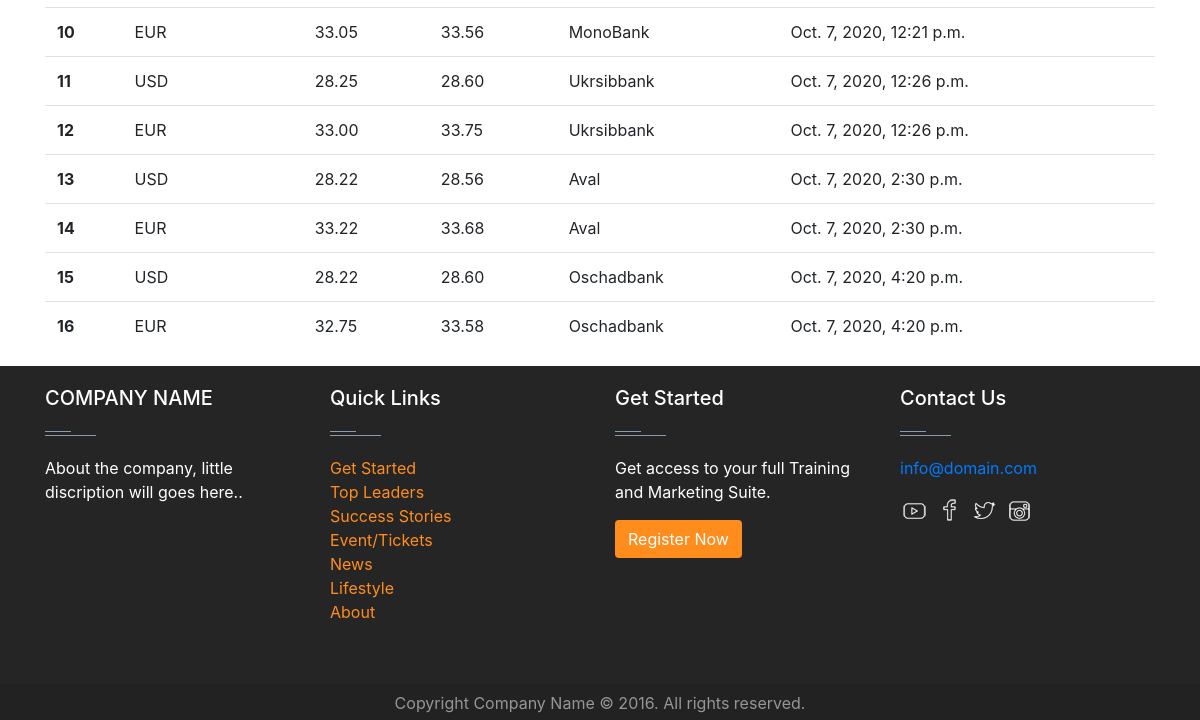
Before: /rate/list/ (lower part) with the older database file.
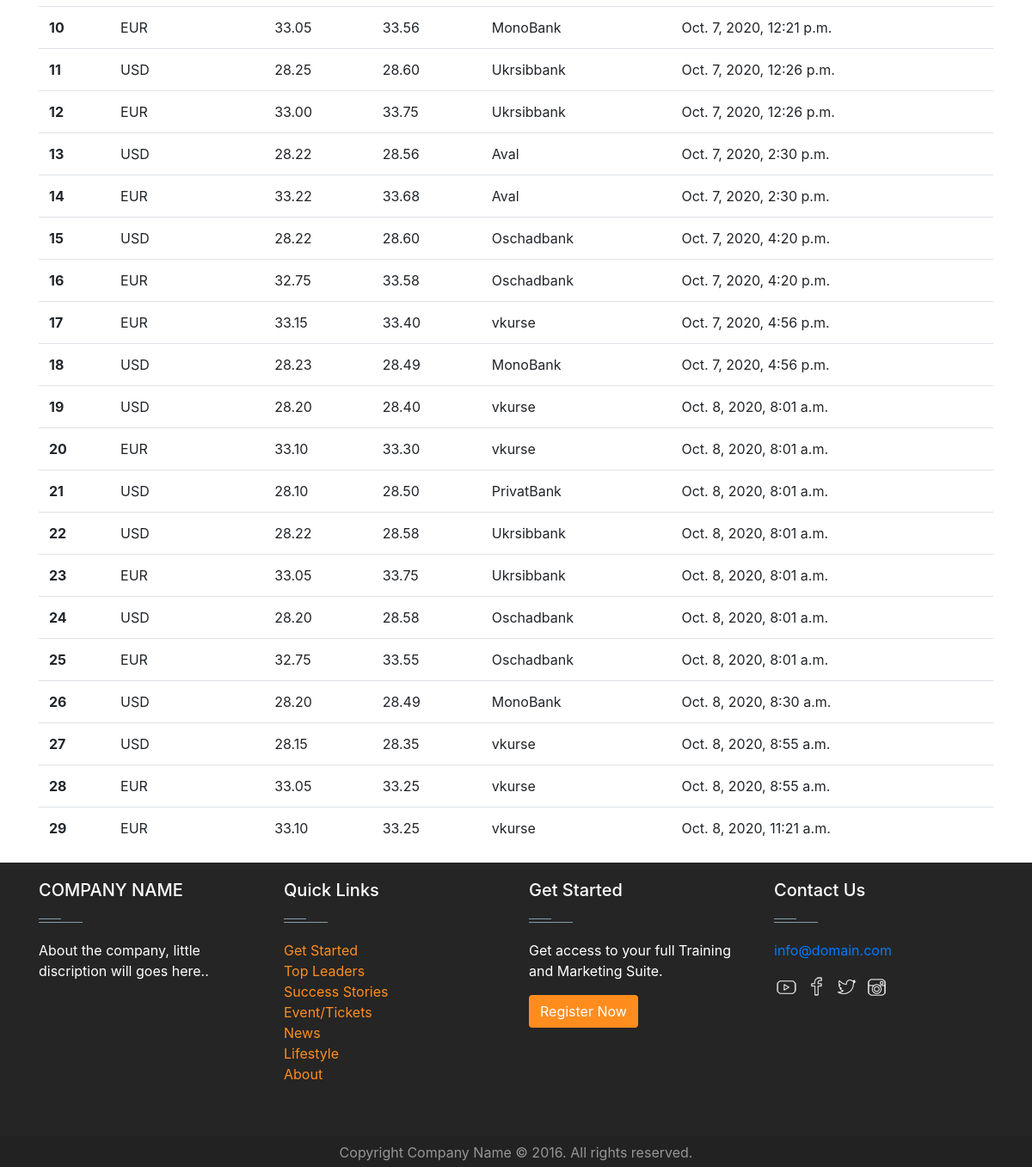
After: the same page with the newer database file.
### rate/models.py (models this page shows)
class Rate(models.Model):
    currency = models.PositiveSmallIntegerField(choices=choices.CURRENCY_CHOISES)
    source = models.PositiveSmallIntegerField(choices=choices.SOURCE_CHOICES)
    buy = models.DecimalField(max_digits=6, decimal_places=2)
    sale = models.DecimalField(max_digits=6, decimal_places=2)
    created = models.DateTimeField(auto_now_add=True)

### rate/views.py (the view)
# urls.py: path('list/', views.RateListView.as_view(), name='list'),
class RateListView(ListView):
    queryset = Rate.objects.all()

### rate/templates/rate/rate_list.html (shortened to what this page needs)
{% extends 'base.html' %}
{% block content %}
        <div class="row">
            <div class="col">
                <table class="table">
                    <tbody>
                        {% for rate in rate_list %}
                        <tr>
                            <th scope="row">{{ forloop.counter }}</th>
                            <td>{{ rate.get_currency_display }}</td>
                            <td>{{ rate.buy }}</td>
                            <td>{{ rate.sale }}</td>
                            <td>{{ rate.get_source_display }}</td>
                            <td>{{ rate.created }}</td>
                        </tr>
                        {% endfor %}
                    </tbody>
                </table>
            </div>
        </div>
{% endblock content %}

### templates/base.html (shortened to what this page needs)
{% load static %}
<!DOCTYPE html>
<html lang="en">
<head>
    <link rel="stylesheet" href="{% static 'css/bootstrap.min.css' %}">
    <link rel="stylesheet" href="{% static 'css/footer_style.css' %}">
</head>
<body>
<div class="container">
    {% block content %}
    {% endblock content %}
</div>
{% include 'parts/footer.html' %}
</body>
</html>

### templates/parts/footer.html (shortened to what this page needs)
<footer id="footer" class="footer-1">
  <div class="main-footer widgets-dark typo-light">
    <div class="container">
      <div class="row">
        <div class="col-xs-12 col-sm-6 col-md-3">
          <div class="widget subscribe no-box">
            <h5 class="widget-title">COMPANY NAME<span></span></h5>
            <p>About the company, little discription will goes here.. </p>
          </div>
        </div>
        <div class="col-xs-12 col-sm-6 col-md-3">
          <div class="widget no-box">
            <h5 class="widget-title">Quick Links<span></span></h5>
            <ul class="thumbnail-widget">
              <li>
                <div class="thumb-content"><a href="#.">Get Started</a></div>
              </li>
              <li>
                <div class="thumb-content"><a href="#.">Top Leaders</a></div>
              </li>
              <li>
                <div class="thumb-content"><a href="#.">Success Stories</a></div>
              </li>
              <li>
                <div class="thumb-content"><a href="#.">Event/Tickets</a></div>
              </li>
              <li>
                <div class="thumb-content"><a href="#.">News</a></div>
              </li>
              <li>
                <div class="thumb-content"><a href="#.">Lifestyle</a></div>
              </li>
              <li>
                <div class="thumb-content"><a href="#.">About</a></div>
              </li>
            </ul>
          </div>
        </div>
        <div class="col-xs-12 col-sm-6 col-md-3">
          <div class="widget no-box">
            <h5 class="widget-title">Get Started<span></span></h5>
            <p>Get access to your full Training and Marketing Suite.</p>
            <a class="btn" href="#." target="_blank">Register Now</a>
          </div>
        </div>
        <div class="col-xs-12 col-sm-6 col-md-3">
          <div class="widget no-box">
            <h5 class="widget-title">Contact Us<span></span></h5>
            <p><a href="mailto:info@domain.com" title="glorythemes">info@domain.com</a></p>
            <ul class="social-footer2">
              <li class=""><a title="youtube" target="_blank" href="https://www.youtube.com/"><img alt="youtube" width="30" height="30"></a></li>
              <li class=""><a href="https://www.facebook.com/" target="_blank" title="Facebook"><img alt="Facebook" width="30" height="30"></a></li>
              <li class=""><a href="https://twitter.com" target="_blank" title="Twitter"><img alt="Twitter" width="30" height="30"></a></li>
              <li class=""><a title="instagram" target="_blank" href="https://www.instagram.com/"><img alt="instagram" width="30" height="30"></a></li>
            </ul>
          </div>
        </div>
      </div>
    </div>
  </div>
  <div class="footer-copyright">
    <div class="container">
      <div class="row">
        <div class="col-md-12 text-center">
          <p>Copyright Company Name © 2016. All rights reserved.</p>
        </div>
      </div>
    </div>
  </div>
</footer>

### static/css/footer_style.css (style rules this page uses)
footer .main-footer { padding: 20px 0; background: #252525; }
footer ul { padding-left: 0; list-style: none; }
.footer-copyright { background: #222; padding: 5px 0; }
.footer-copyright p { color: #969696; margin: 2px 0 0; }
.widget { padding: 20px; margin-bottom: 40px; }
.widget.no-box { padding: 0; background-color: transparent; margin-bottom: 40px; box-shadow: none; -webkit-box-shadow: none; -moz-box-shadow: none; -ms-box-shadow: none; -o-box-shadow: none; }
.widget.subscribe p { margin-bottom: 18px; }
.widget li a { color: #ff8d1e; }
.widget-title { margin-bottom: 20px; }
.widget-title span { background: #839fad none repeat scroll 0 0; display: block; height: 1px; margin-top: 25px; position: relative; width: 20%; }
.widget-title span::after { background: inherit; content: ""; height: inherit; position: absolute; top: -4px; width: 50%; }
.typo-light h1, .typo-light h2, .typo-light h3, .typo-light h4, .typo-light h5, .typo-light h6, .typo-light p, .typo-light div, .typo-light span, .typo-light small { color: #fff; }
ul.social-footer2 { margin: 0; padding: 0; width: auto; }
ul.social-footer2 li { display: inline-block; padding: 0; }
ul.social-footer2 li a { display: block; height: 30px; width: 30px; text-align: center; }
.btn { background-color: #ff8d1e; color: #fff; }

Changed rows visible on the page:
added Rate: currency "EUR", buy "33.15", sale "33.40", source "vkurse", created "Oct. 7, 2020, 4:56 p.m."
added Rate: currency "USD", buy "28.23", sale "28.49", source "MonoBank", created "Oct. 7, 2020, 4:56 p.m."
added Rate: currency "USD", buy "28.20", sale "28.40", source "vkurse", created "Oct. 8, 2020, 8:01 a.m."
added Rate: currency "EUR", buy "33.10", sale "33.30", source "vkurse", created "Oct. 8, 2020, 8:01 a.m."
added Rate: currency "USD", buy "28.10", sale "28.50", source "PrivatBank", created "Oct. 8, 2020, 8:01 a.m."
added Rate: currency "USD", buy "28.22", sale "28.58", source "Ukrsibbank", created "Oct. 8, 2020, 8:01 a.m."
added Rate: currency "EUR", buy "33.05", sale "33.75", source "Ukrsibbank", created "Oct. 8, 2020, 8:01 a.m."
added Rate: currency "USD", buy "28.20", sale "28.58", source "Oschadbank", created "Oct. 8, 2020, 8:01 a.m."
added Rate: currency "EUR", buy "32.75", sale "33.55", source "Oschadbank", created "Oct. 8, 2020, 8:01 a.m."
added Rate: currency "USD", buy "28.20", sale "28.49", source "MonoBank", created "Oct. 8, 2020, 8:30 a.m."
added Rate: currency "USD", buy "28.15", sale "28.35", source "vkurse", created "Oct. 8, 2020, 8:55 a.m."
added Rate: currency "EUR", buy "33.05", sale "33.25", source "vkurse", created "Oct. 8, 2020, 8:55 a.m."
added Rate: currency "EUR", buy "33.10", sale "33.25", source "vkurse", created "Oct. 8, 2020, 11:21 a.m."
